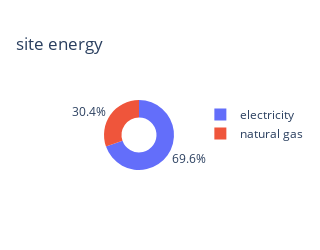
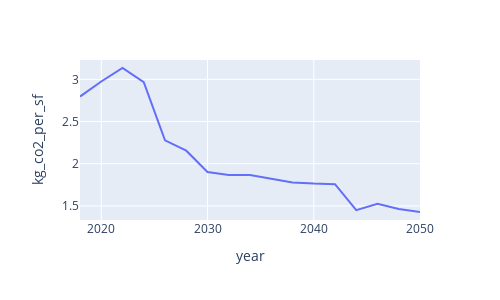

Notebook source saved alongside these figures, in order:
### Code cell
# manual enduses

config = {
    'state': 'MA',
    'projection_case': 'MidCase',
    'area': 215000,
    'enduses': [
        {
            'enduse': 'elec',
            'fuel': 'electricity',
            'kbtu': 7129e3
        },
        {
            'enduse': 'gas',
            'fuel': 'natural gas',
            'kbtu': 3111e3
        },
    ]
}

payload = json.dumps(config)
localhost = 'http://127.0.0.1:5000'
herokuhost =  'https://akf-becp-pyapi.herokuapp.com/'

r = requests.get(
    f'{herokuhost}/get_projection_from_manual_enduses/?params={payload}'
)

js = r.json()
df_projection = pd.DataFrame(js['emissions_projection'])
df_enduses = pd.DataFrame(js['enduses']['enduses_per_sf'])
df_enduses
px.pie(df_enduses, values='kbtu', names='fuel', labels='kbtu', width=250, height=250, hole=0.5, title='site energy').show()
px.line(df_projection, x='year', y='kg_co2_per_sf', width=500,height=300).show()

### Figure 1 — Plotly figure (JSON) as saved in the notebook; plotly's stock layout.template omitted (floating-point values rounded to 4 significant figures)
{"data": [{"domain": {"x": [0, 1], "y": [0, 1]}, "hole": 0.5, "hovertemplate": "fuel=%{label}<br>kbtu=%{value}<extra></extra>", "labels": ["electricity", "natural gas"], "legendgroup": "", "name": "", "showlegend": true, "type": "pie", "values": [33.16, 14.47]}], "layout": {"height": 250, "legend": {"tracegroupgap": 0}, "title": {"text": "site energy"}, "width": 250}}

### Figure 2 — Plotly figure (JSON) as saved in the notebook; plotly's stock layout.template omitted (floating-point values rounded to 4 significant figures)
{"data": [{"hovertemplate": "year=%{x}<br>kg_co2_per_sf=%{y}<extra></extra>", "legendgroup": "", "line": {"color": "#636efa", "dash": "solid"}, "marker": {"symbol": "circle"}, "mode": "lines", "name": "", "orientation": "v", "showlegend": false, "type": "scatter", "x": [2018, 2020, 2022, 2024, 2026, 2028, 2030, 2032, 2034, 2036, 2038, 2040, 2042, 2044, 2046, 2048, 2050], "xaxis": "x", "y": [2.796, 2.974, 3.135, 2.966, 2.277, 2.154, 1.902, 1.866, 1.866, 1.823, 1.777, 1.765, 1.758, 1.45, 1.526, 1.463, 1.427], "yaxis": "y"}], "layout": {"height": 300, "legend": {"tracegroupgap": 0}, "margin": {"t": 60}, "width": 500, "xaxis": {"anchor": "y", "domain": [0, 1], "title": {"text": "year"}}, "yaxis": {"anchor": "x", "domain": [0, 1], "title": {"text": "kg_co2_per_sf"}}}}
